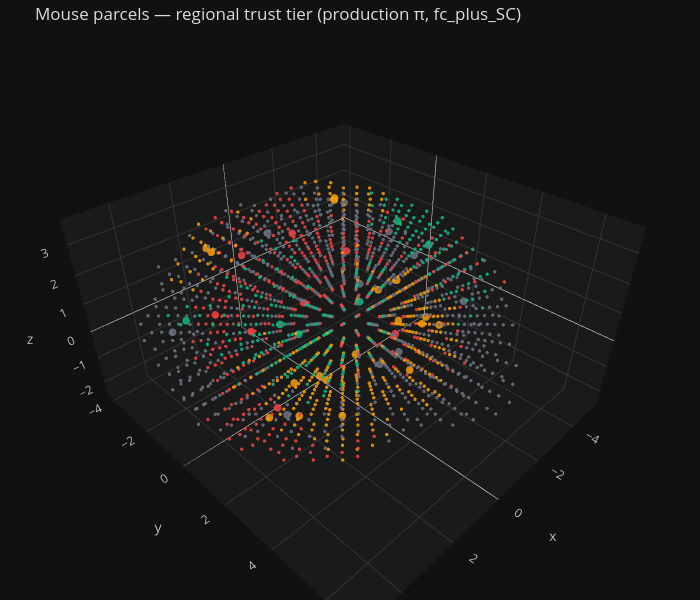

The cell this chart's notebook holds for it:
### Markdown cell above
## 9. Trust map — where to (and not to) trust the model

Per-parcel trust signal computed in `pipeline/05g_compute_trust.py`. We
expose two views:

- **Regional empirical trust** — per-region top-1 against Beauchamp 2022.
  This is the honest signal: emerald = top-1 ≥15% in this region (Thalamus,
  Auditory, Somatosensory), amber = 3-15%, red = <3%, grey = parcel not in
  any of our 19 evaluable Beauchamp regions.
- **Model-confidence trust** — composite of bootstrap stability +
  argmax mass concentration + FC similarity to nearest anchor. Less
  informative (88% of parcels have perfect bootstrap & concentration,
  so it mostly reflects FC similarity).

The regional view is what you should use to decide whether to trust a
specific prediction.

### Code cell
import numpy as np
from homer.data import load_cached
from homer.viz.notebook import plot_brain_3d

M, _ = load_cached('mouse', cache_dir='../outputs/anndata')
ts = np.load('../outputs/coupling/trust_score_fc_plus_SC.npz')

# Show the regional-tier 3D map
fig = plot_brain_3d(
    M,
    color_by='trust_tier',
    trust_tier=ts['regional_tier'],
    title='Mouse parcels — regional trust tier (production π, fc_plus_SC)',
)
fig.show()

### Figure 1 — Plotly figure (JSON) as saved in the notebook; plotly's stock layout.template omitted (floating-point values rounded to 4 significant figures; data arrays with more than 128 entries replaced by an {"elided": "..."} marker saying what was removed)
{"data": [{"hovertemplate": "%{text}<extra></extra>", "marker": {"color": {"elided": "1864 str values"}, "line": {"width": 0}, "opacity": 0.85, "size": {"elided": "1864 int values"}}, "mode": "markers", "text": {"elided": "1864 str values"}, "type": "scatter3d", "x": {"elided": "1864 float values"}, "y": {"elided": "1864 float values"}, "z": {"elided": "1864 float values"}}], "layout": {"font": {"color": "#ddd"}, "height": 600, "margin": {"b": 0, "l": 0, "r": 0, "t": 40}, "paper_bgcolor": "#111", "plot_bgcolor": "#111", "scene": {"aspectmode": "data", "bgcolor": "#111", "xaxis": {"backgroundcolor": "#1a1a1a", "color": "#bbb", "gridcolor": "#333", "title": {"text": "x"}}, "yaxis": {"backgroundcolor": "#1a1a1a", "color": "#bbb", "gridcolor": "#333", "title": {"text": "y"}}, "zaxis": {"backgroundcolor": "#1a1a1a", "color": "#bbb", "gridcolor": "#333", "title": {"text": "z"}}}, "title": {"text": "Mouse parcels — regional trust tier (production π, fc_plus_SC)"}, "width": 700}}
